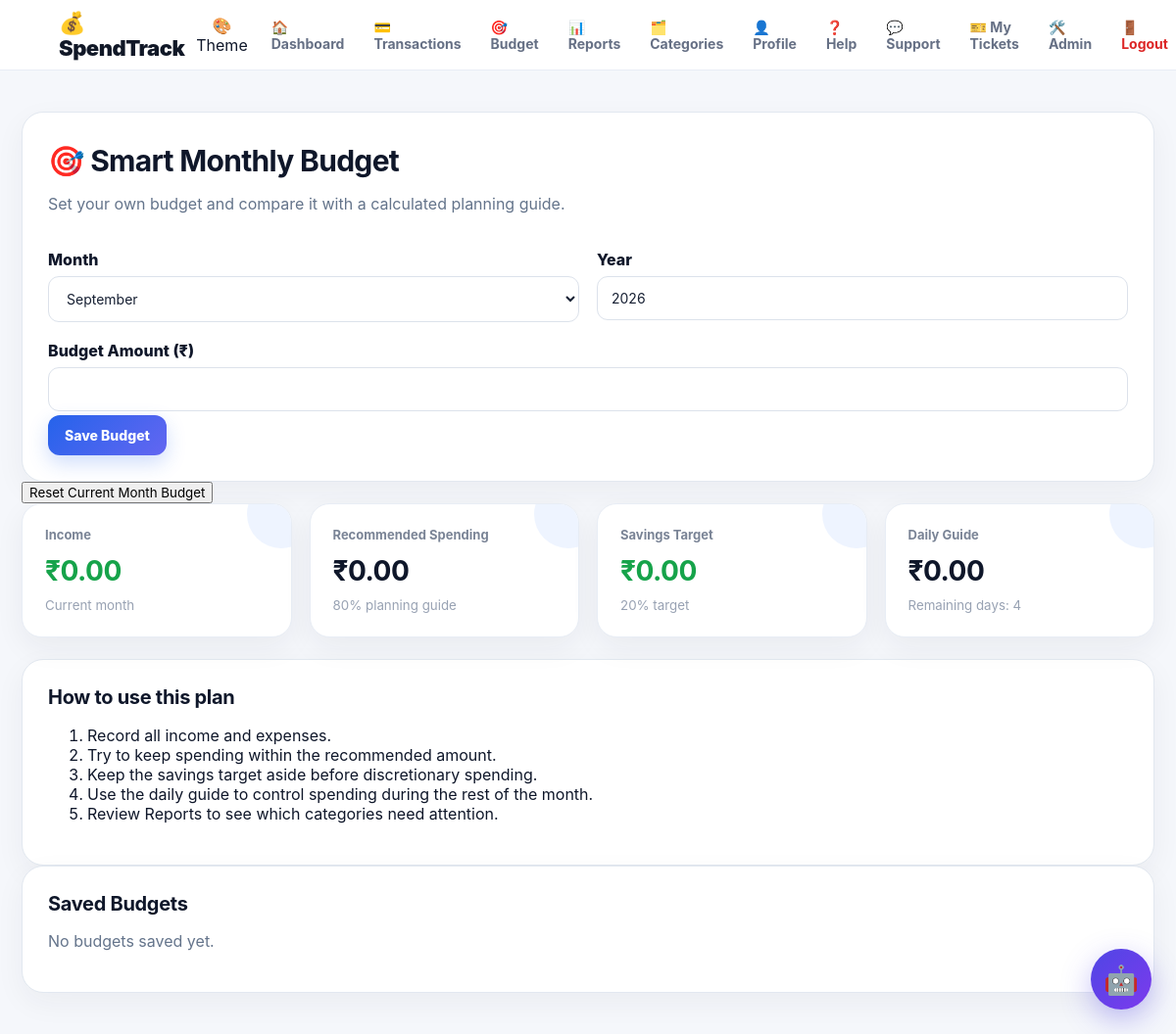
Before: /budget (signed in) with the older database file.
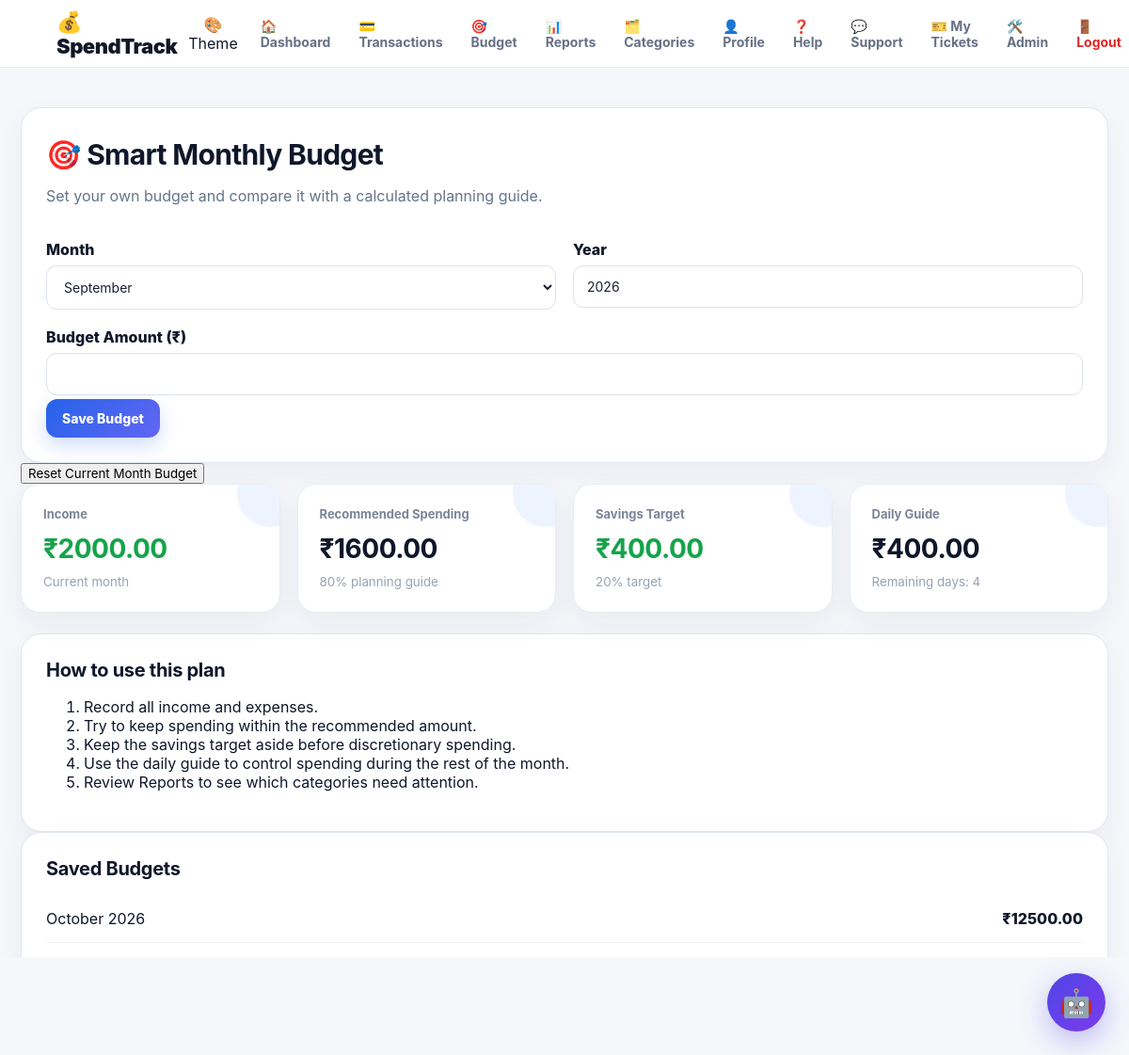
After: the same page with the newer database file.
### tables this page shows
CREATE TABLE budgets (
        id INTEGER PRIMARY KEY AUTOINCREMENT, user_id INTEGER NOT NULL,
        month INTEGER NOT NULL, year INTEGER NOT NULL, amount REAL NOT NULL,
        UNIQUE(user_id, month, year), FOREIGN KEY(user_id) REFERENCES users(id)
    );

### app.py (the view, shortened to what this page needs)
@app.route("/budget",methods=["GET","POST"])
@login_required
def budget():
    m,y=date.today().month,date.today().year
    conn=get_db(); budgets=conn.execute("SELECT * FROM budgets WHERE user_id=? ORDER BY year DESC,month DESC",(session["user_id"],)).fetchall(); conn.close()
    income, expense = totals(session["user_id"], m, y)
    recommended = income * 0.80
    savings_target = income * 0.20
    days_left = max(calendar.monthrange(y,m)[1] - date.today().day + 1, 1) if (m,y)==(date.today().month,date.today().year) else calendar.monthrange(y,m)[1]
    daily_guide = max(recommended - expense, 0) / days_left if days_left else 0
    return render_template("budget.html", budgets=budgets, month=m, year=y, plan_income=income, recommended=recommended, savings_target=savings_target, days_left=days_left, daily_guide=daily_guide)

### app.py (called while the page is built)
def get_db():
    conn = sqlite3.connect(DATABASE)
    conn.row_factory = sqlite3.Row
    return conn

def login_required(f):
    @wraps(f)
    def decorated_function(*args, **kwargs):
        if "user_id" not in session:
            flash("Please login first.", "error")
            return redirect(url_for("login"))
        return f(*args, **kwargs)
    return decorated_function

def totals(uid, month, year):
    conn=get_db()
    r=conn.execute("""SELECT
    COALESCE(SUM(CASE WHEN type='income' THEN amount ELSE 0 END),0) income,
    COALESCE(SUM(CASE WHEN type='expense' THEN amount ELSE 0 END),0) expense
    FROM transactions WHERE user_id=? AND strftime('%m',transaction_date)=?
    AND strftime('%Y',transaction_date)=?""",(uid,f"{month:02d}",str(year))).fetchone()
    conn.close()
    return float(r["income"]),float(r["expense"])

def user_categories(uid):
    if not uid: return CATEGORIES
    conn=get_db(); rows=conn.execute("SELECT name FROM categories WHERE user_id=? ORDER BY name",(uid,)).fetchall(); conn.close()
    return [r["name"] for r in rows] or CATEGORIES

### templates/budget.html
{% extends "base.html" %}{% block title %}Smart Budget{% endblock %}
{% block content %}<main class="container">
<section class="panel"><h1>🎯 Smart Monthly Budget</h1><p class="muted">Set your own budget and compare it with a calculated planning guide.</p>
<form method="post" class="formgrid"><div><label>Month</label><select name="month">{% for m in range(1,13) %}<option value="{{m}}" {% if m==month %}selected{% endif %}>{{month_names[m-1]}}</option>{% endfor %}</select></div><div><label>Year</label><input name="year" type="number" min="2020" max="2100" value="{{year}}"></div><div class="fullrow"><label>Budget Amount (₹)</label><input name="amount" type="number" min="0" step="0.01" required></div><div class="fullrow"><button class="primary">Save Budget</button></div></form></section>
<form method="POST" action="{{ url_for('reset_budget') }}"
      onsubmit="return confirm('Are you sure you want to reset this month’s budget?');">
    <button type="submit" class="danger">
        Reset Current Month Budget
    </button>
</form>
<section class="cards"><div class="card"><span>Income</span><strong class="green">₹{{'%.2f'|format(plan_income)}}</strong><small>Current month</small></div><div class="card"><span>Recommended Spending</span><strong>₹{{'%.2f'|format(recommended)}}</strong><small>80% planning guide</small></div><div class="card"><span>Savings Target</span><strong class="green">₹{{'%.2f'|format(savings_target)}}</strong><small>20% target</small></div><div class="card"><span>Daily Guide</span><strong>₹{{'%.2f'|format(daily_guide)}}</strong><small>Remaining days: {{days_left}}</small></div></section>
<section class="panel"><h2>How to use this plan</h2><ol><li>Record all income and expenses.</li><li>Try to keep spending within the recommended amount.</li><li>Keep the savings target aside before discretionary spending.</li><li>Use the daily guide to control spending during the rest of the month.</li><li>Review Reports to see which categories need attention.</li></ol></section>
<section class="panel"><h2>Saved Budgets</h2>{% for b in budgets %}<div class="tx"><span>{{month_names[b['month']-1]}} {{b['year']}}</span><b>₹{{'%.2f'|format(b['amount'])}}</b></div>{% else %}<p class="muted">No budgets saved yet.</p>{% endfor %}</section>
</main>{% endblock %}

Changed rows visible on the page:
added budgets: month "October", year "2026", amount "12500.00"
Other visible differences:
{{ '%.2f'|format(plan_income) }}: "0.00" → "2000.00"
{{ '%.2f'|format(recommended) }}: "0.00" → "1600.00"
{{ '%.2f'|format(savings_target) }}: "0.00" → "400.00"
{{ '%.2f'|format(daily_guide) }}: "0.00" → "400.00"
text no longer shown: "No budgets saved yet."
